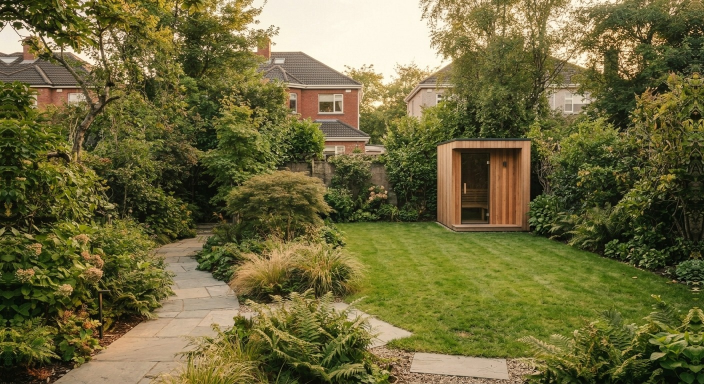
#> input picture assets/disc001/img/DISC-001-HERO-BEFORE-WARM.jpg, 1408 x 768 px, given in place of H6v7-before-1670.webp, which was not available (shown at 1/2 size)
$ python clouds.py ../../../assets/disc001/img/DISC-001-HERO-BEFORE-WARM.jpg
#> lines starting #> are read from the running program, lines starting #| are printed output that depends on the picture; after the words box and inside, x2 and y2 are one past the last pixel; in counts of white or black regions, pixels touching at a corner belong together
"""H6 v7 · cloud lettering v2 (11 Nov 2026): cumulus letters for 'Discover what’s possible.' that condense in the sky.

Deterministic and procedural: no generative AI, no new photograph. The only input is the hero photograph already in the
repo (assets/h6/img/H6v7-before-1670.webp), from which the sky band below is cropped and measured.
Band (master pixels): x 730..1550, y 0..224, the open sky between the tree and the neighbouring roofs.
Outputs (assets/h6/img/):
  H6v7-cloud-src.webp     the band as photographed (what the visitor sees first)
  H6v7-cloud-fill.webp    the band with the foreground painted out: the cloud that drifts (never drags a roof along)
  H6v7-cloud-plate.webp   the band as clear blue sky (a smooth fit to the photograph's own blue pixels)
  H6v7-cloud-colour.webp  the lit cumulus lettering, 2x band resolution
  H6v7-cloud-density.webp 2x, greyscale: cloud density of the letters
  H6v7-cloud-data.webp    lossless, 1x: R = when each billow condenses (0 first .. 1 last), G = open sky,
                          B = the words as loose cloud masses (what the drifting cloud gathers into before the letters condense)
  H6v7-cloud-field.webp   lossless, half band resolution: R,G = the gathering drift toward the words (+128), B = where the sky thins
How the letters are made: the words are set in a heavy serif and rebuilt as a heap of overlapping spherical puffs: a
continuous tube along every stroke, body puffs sized to the stroke, then smaller billows on the sunlit crowns, as in a
real cumulus. Each puff gets its own moment to condense (spatially correlated, body before crowns), so the words build
billow by billow rather than fading in. The heap is lit by a high sun (bright crowns, soft grey-blue bases, glowing thin
fringes) in this sky's own cloud colours, measured from the band.
Run from the repo root: python3 atlas-tools/h6v7/pipeline/clouds.py [--still OUT.png]"""
import numpy as np, cv2, os, sys
from PIL import Image, ImageDraw, ImageFont
IMG = 'assets/h6/img/'
BX, BY, BW, BH, K = 730, 0, 820, 224, 2
W2, H2 = BW * K, BH * K
rng = np.random.default_rng(11)

full = np.array(Image.open(IMG + 'H6v7-before-1670.webp').convert('RGB'))
#> full is the input picture: shape (768, 1408, 3); mean R, G, B 109.1, 103.9, 59.3
src8 = full[BY:BY + BH, BX:BX + BW].copy(); src = src8.astype(np.float32)
#> after `src8 = full[BY:BY + BH, BX:BX + BW].copy()`:
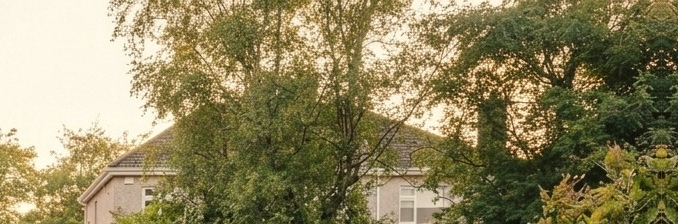
#> src8: shape (224, 678, 3); mean R, G, B 142.2, 132.5, 94
# ---- open sky vs foreground (branches, roofs, chimney, antenna, trees): the same rule as sky.py (v1)
bgr = cv2.cvtColor(src8, cv2.COLOR_RGB2BGR)
lab = cv2.cvtColor(bgr, cv2.COLOR_BGR2LAB).astype(np.float32); hsv = cv2.cvtColor(bgr, cv2.COLOR_BGR2HSV).astype(np.float32)
#> after `lab = cv2.cvtColor(bgr, cv2.COLOR_BGR2LAB).astype(np.float32)`:
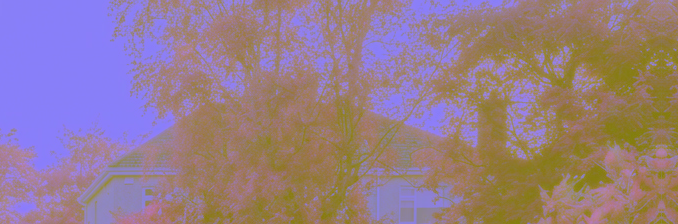
#> lab: shape (224, 678, 3) float32; mean B, G, R 138.3, 125.7, 150.4
#> after `hsv = cv2.cvtColor(bgr, cv2.COLOR_BGR2HSV).astype(np.float32)`:
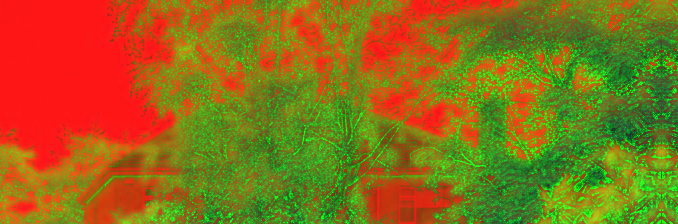
#> hsv: shape (224, 678, 3) float32; mean B, G, R 25.3, 108.2, 143.4
fg = ((hsv[..., 0] > 25) & (hsv[..., 0] < 95) & (hsv[..., 1] > 45)) | (lab[..., 0] < 105) | ((hsv[..., 0] < 22) & (hsv[..., 1] > 60))
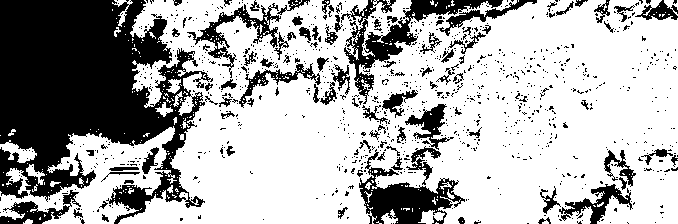
#> fg: shape (224, 678) bool; 68.3% white; 1020 black regions (926 under 20 px), largest, box (x1, y1, x2, y2) and area: (0, 0, 213, 224) 27512, (341, 0, 503, 104) 3325, (359, 149, 465, 224) 3024
fg = cv2.morphologyEx(fg.astype(np.uint8), cv2.MORPH_CLOSE, np.ones((5, 5), np.uint8))
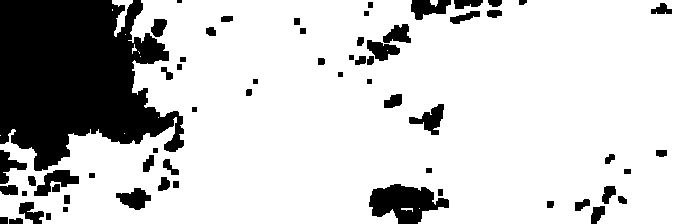
#> fg: shape (224, 678); values 0 (black) and 1 (white), 79.6% white; 63 black regions (1 under 20 px), largest, box (x1, y1, x2, y2) and area: (0, 0, 184, 171) 21718, (369, 184, 449, 224) 1970, (34, 170, 79, 196) 552
fg = cv2.dilate(fg, np.ones((5, 5), np.uint8))
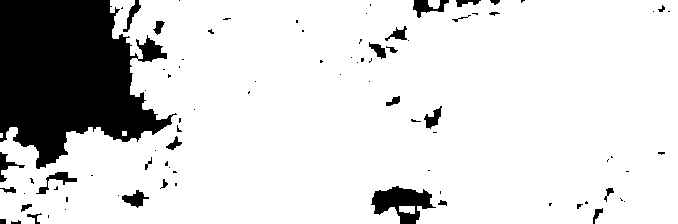
#> fg: shape (224, 678); values 0 (black) and 1 (white), 84.6% white; 86 black regions (57 under 20 px), largest, box (x1, y1, x2, y2) and area: (0, 0, 177, 169) 19229, (371, 186, 436, 224) 1308, (413, 0, 449, 18) 299
sky = cv2.GaussianBlur(1 - fg.astype(np.float32), (0, 0), 0.8)
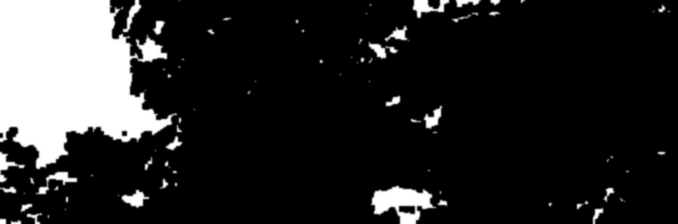
#> sky: shape (224, 678) float32; min 0, max 1, mean 0.154
# the band's open edges (left, right, bottom) fade to the untouched photograph; the top is the image edge
yy, xx = np.mgrid[0:BH, 0:BW].astype(np.float32)
edge = np.clip(xx / 24, 0, 1) * np.clip((BW - 1 - xx) / 24, 0, 1) * np.clip((BH - 1 - yy) / 20, 0, 1)
#> (the run stopped early here; a loop or call above may not have finished)
